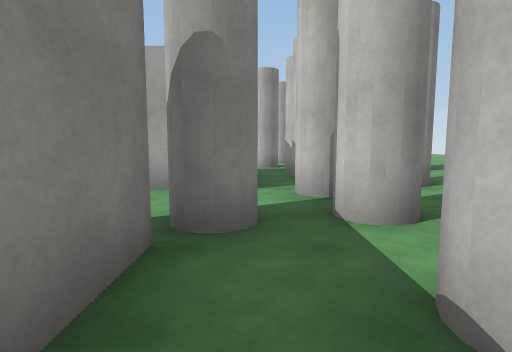
[1] (above)

24 first-person views from a walk through a 3-D level made in the Unity game engine. The camera is 1.5 m above the floor, tilts 6° down and sees 80° across. The floor is counted in squares, 2 m on a side. Each view is taken from the middle of a square. On the plan, view 1 faces up. The plan holds only what a view shows up to about 10 squares ahead; the rest is blank. The place goes on beyond the plan. The player character is not drawn. Surface patterns are stand-ins for the level's own textures.

[2]
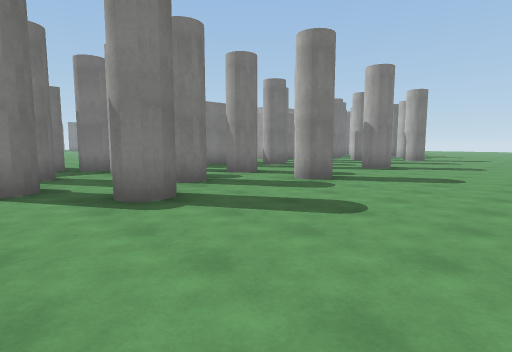

[3]
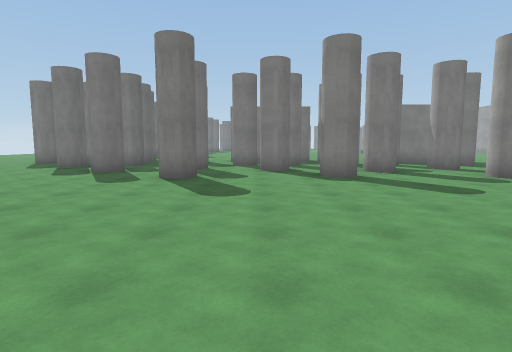

[4]
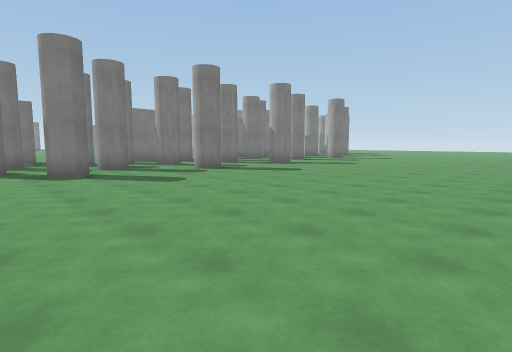

[5]
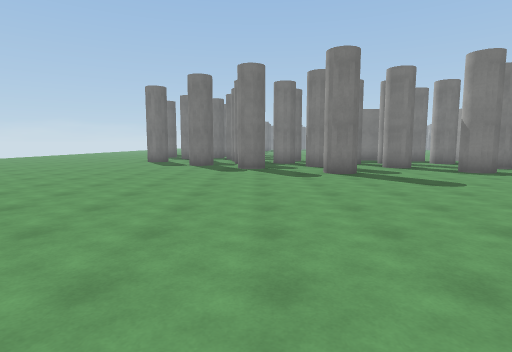

[6]
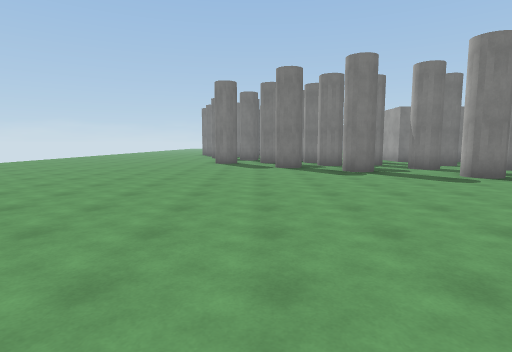

[7]
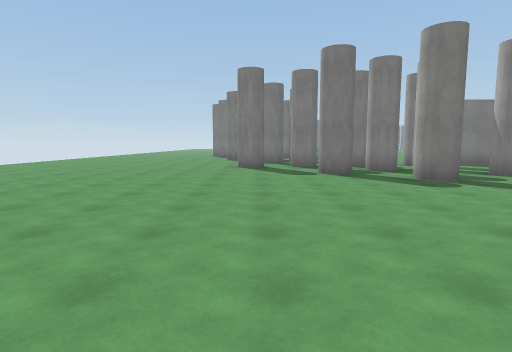

[8]
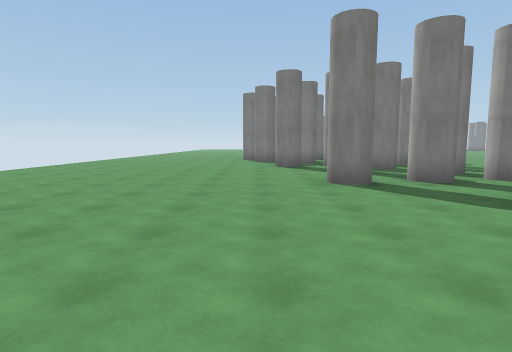

[9]
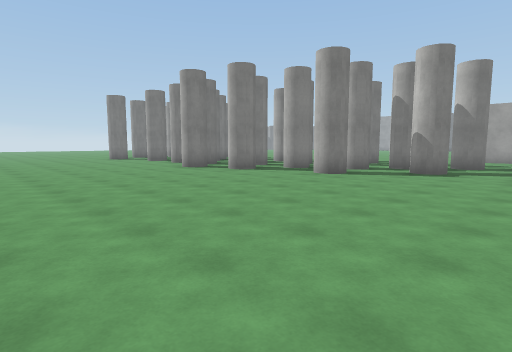

[10]
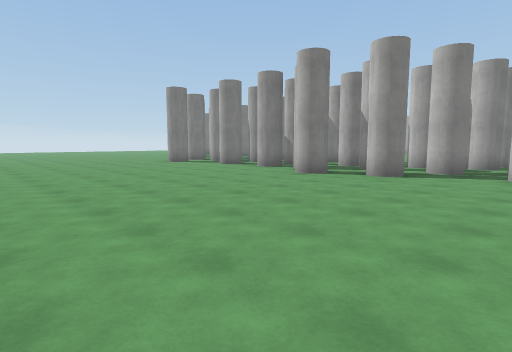

[11]
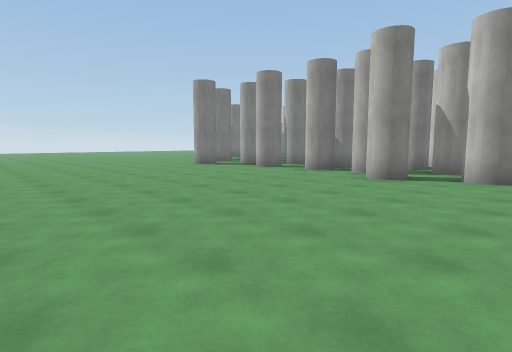

[12]
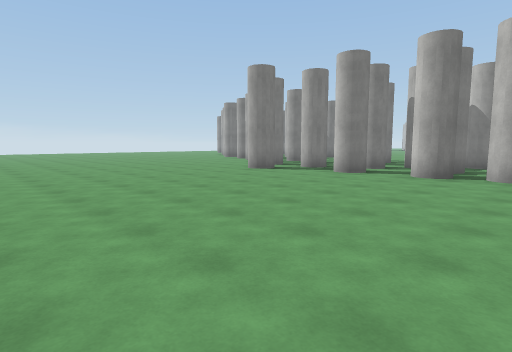

[13]
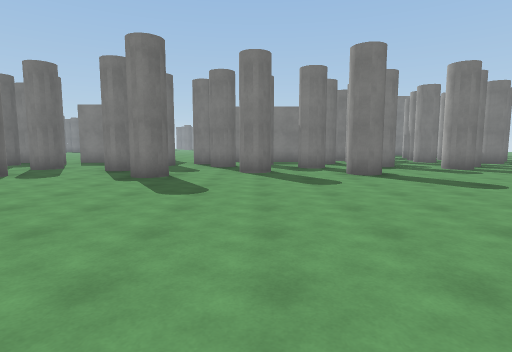

[14]
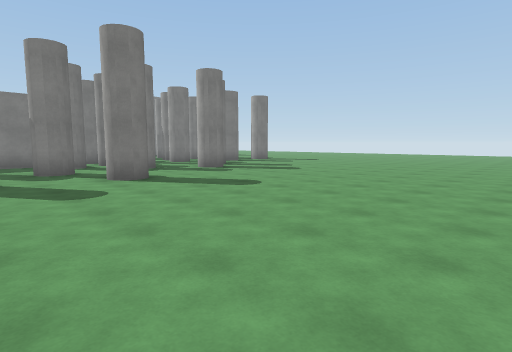

[15]
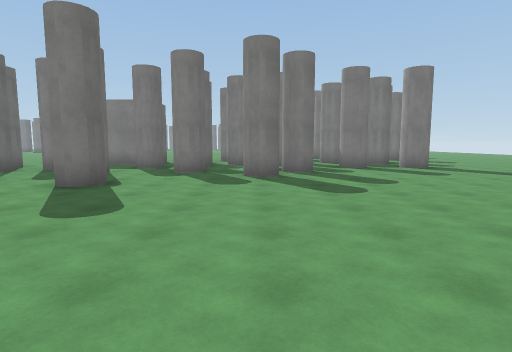

[16]
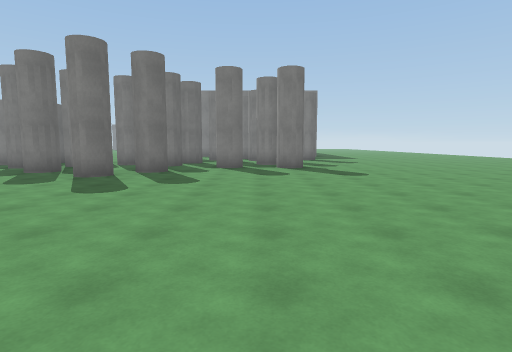

[17]
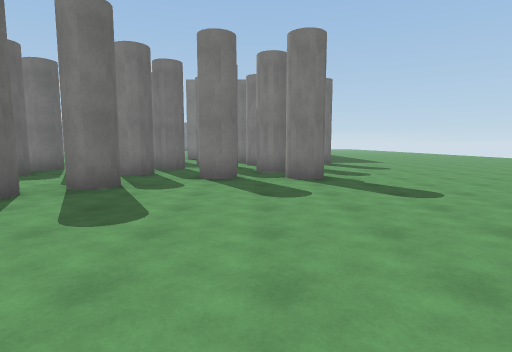

[18]
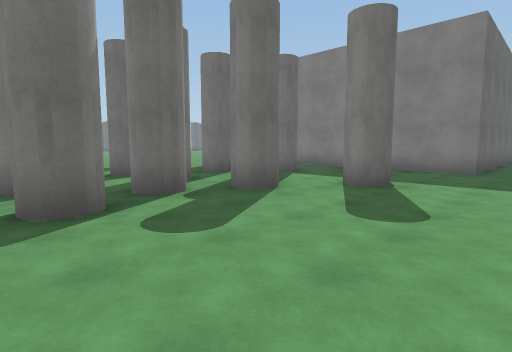

[19]
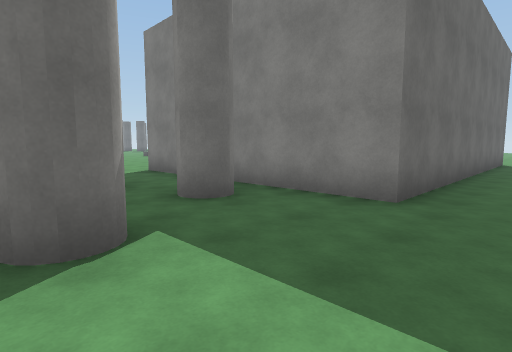

[20]
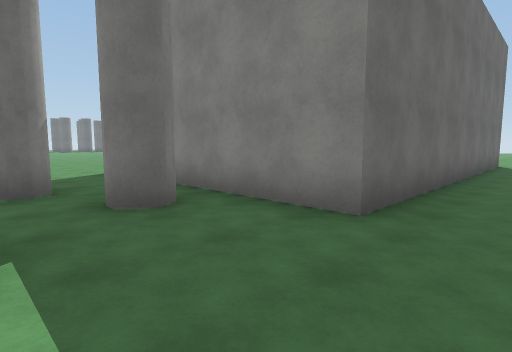

[21]
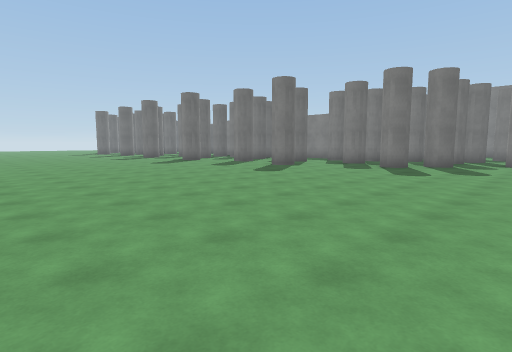

[22]
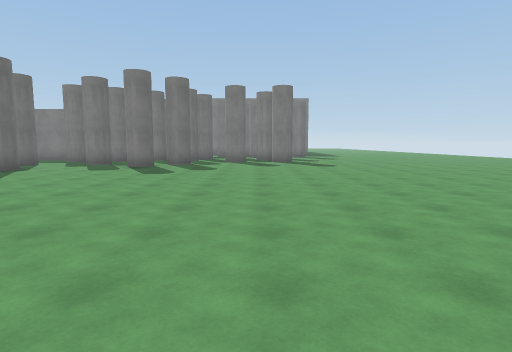

[23]
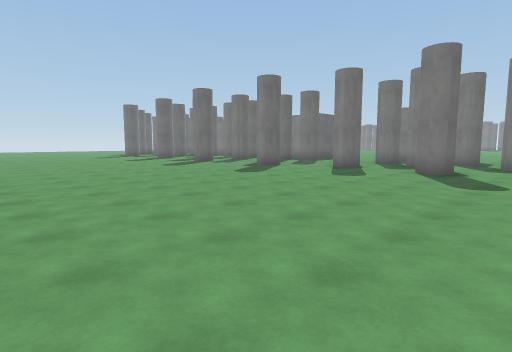

[24]
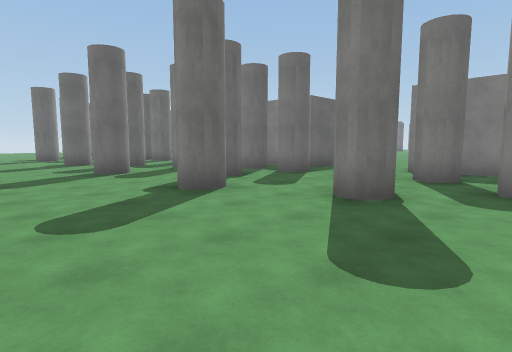

### Floor plan
Key: @ floor where view 1 was taken; # wall or solid block; x gap in a wall; . floor; O other object.
Columns run from 16 left of view 1 to 13 right of it. Each row starts with its distance up from view 1.
 27      ...................
 26 ..........................
 25 #########..................
 24         #..#................
 23         ##...#.##............
 22         #... .................
 21         #.# ..#.#.............
 20         #.. #.................
 19         #.    ##..#...........
 18         ..    .....#..........
 17         ..     #..............
 16         ..    #.#.#...........
 15                 #...#.........
 14                #..#...........
 13                #..............
 12                #.#..#.........
 11                #..#...........
 10                 #....O.......
  9                 .O...O.......
  8                #...O.........
  7                 .O...........
  6                 ...O.O........
  5               ##.O............
  4                ...............
  3                OOO.OO.........
  2                #.....#........
  1                #.#............
  0                 @ ............
 -1                  ...........
 -2                  ..#.#......
 -3                ..#...........
 -4            x  ...#............
 -5      #     .  #x#............
 -6      .   ##..#..#.#.........
 -7    .##.# ..####..............
 -8  # #.#..#.#.....#...........
 -9  ..#.###....#..............
-10 #......#.#................
-11 .........................
-12 .......................
-13 ......................
-14 .....................
-15 ....................
-16 ..................
-17  ..............

Positions as (right, up) in squares from view 1, and headings:
1: (0, 0), facing up
2: (9, 0), facing up-left
3: (12, 0), facing left
4: (13, 0), facing up-left
5: (13, -4), facing left
6: (12, -7), facing left
7: (10, -8), facing left
8: (6, -10), facing left
9: (0, -16), facing up-left
10: (-4, -17), facing up-left
11: (-6, -17), facing up-left
12: (-9, -17), facing up-left
13: (12, 12), facing left
14: (11, 12), facing up-left
15: (10, 18), facing left
16: (10, 22), facing left
17: (7, 22), facing left
18: (1, 27), facing down-left
19: (-4, 27), facing down-left
20: (-5, 27), facing down-left
21: (13, 22), facing down-left
22: (13, 22), facing left
23: (13, 17), facing down-left
24: (8, 14), facing down-left
